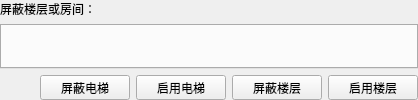
               <widget class="QWidget" name="page_maketoolcard_maskroom">
                <layout class="QVBoxLayout" name="verticalLayout_53">
                 <property name="leftMargin">
                  <number>0</number>
                 </property>
                 <property name="topMargin">
                  <number>0</number>
                 </property>
                 <property name="rightMargin">
                  <number>0</number>
                 </property>
                 <property name="bottomMargin">
                  <number>0</number>
                 </property>
                 <item>
                  <widget class="QLabel" name="label_102">
                   <property name="text">
                    <string>屏蔽楼层或房间：</string>
                   </property>
                  </widget>
                 </item>
                 <item>
                  <widget class="QTabWidget" name="tabWidget_rooms">
                   <property name="currentIndex">
                    <number>-1</number>
                   </property>
                   <property name="documentMode">
                    <bool>false</bool>
                   </property>
                   <property name="tabsClosable">
                    <bool>false</bool>
                   </property>
                   <property name="movable">
                    <bool>false</bool>
                   </property>
                   <property name="tabBarAutoHide">
                    <bool>false</bool>
                   </property>
                  </widget>
                 </item>
                 <item>
                  <layout class="QHBoxLayout" name="horizontalLayout_81">
                   <item>
                    <spacer name="horizontalSpacer_42">
                     <property name="orientation">
                      <enum>Qt::Horizontal</enum>
                     </property>
                     <property name="sizeHint" stdset="0">
                      <size>
                       <width>40</width>
                       <height>20</height>
                      </size>
                     </property>
                    </spacer>
                   </item>
                   <item>
                    <widget class="QPushButton" name="btn_maskelevt">
                     <property name="minimumSize">
                      <size>
                       <width>90</width>
                       <height>25</height>
                      </size>
                     </property>
                     <property name="maximumSize">
                      <size>
                       <width>90</width>
                       <height>25</height>
                      </size>
                     </property>
                     <property name="text">
                      <string>屏蔽电梯</string>
                     </property>
                    </widget>
                   </item>
                   <item>
                    <widget class="QPushButton" name="btn_enablelevt">
                     <property name="minimumSize">
                      <size>
                       <width>90</width>
                       <height>25</height>
                      </size>
                     </property>
                     <property name="maximumSize">
                      <size>
                       <width>90</width>
                       <height>25</height>
                      </size>
                     </property>
                     <property name="text">
                      <string>启用电梯</string>
                     </property>
                    </widget>
                   </item>
                   <item>
                    <widget class="QPushButton" name="btn_maskfloor">
                     <property name="minimumSize">
                      <size>
                       <width>90</width>
                       <height>0</height>
                      </size>
                     </property>
                     <property name="maximumSize">
                      <size>
                       <width>90</width>
                       <height>25</height>
                      </size>
                     </property>
                     <property name="text">
                      <string>屏蔽楼层</string>
                     </property>
                    </widget>
                   </item>
                   <item>
                    <widget class="QPushButton" name="btn_enablefloor">
                     <property name="minimumSize">
                      <size>
                       <width>90</width>
                       <height>25</height>
                      </size>
                     </property>
                     <property name="maximumSize">
                      <size>
                       <width>90</width>
                       <height>25</height>
                      </size>
                     </property>
                     <property name="text">
                      <string>启用楼层</string>
                     </property>
                    </widget>
                   </item>
                  </layout>
                 </item>
                </layout>
               </widget>
